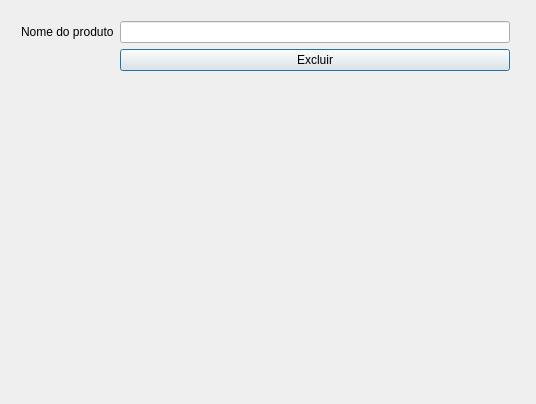
<?xml version="1.0" encoding="UTF-8"?>
<ui version="4.0">
 <class>excluir_form</class>
 <widget class="QDialog" name="excluir_form">
  <property name="geometry">
   <rect>
    <x>0</x>
    <y>0</y>
    <width>536</width>
    <height>404</height>
   </rect>
  </property>
  <property name="windowTitle">
   <string>excluir_form</string>
  </property>
  <widget class="QWidget" name="formLayoutWidget">
   <property name="geometry">
    <rect>
     <x>10</x>
     <y>10</y>
     <width>511</width>
     <height>371</height>
    </rect>
   </property>
   <layout class="QFormLayout" name="formLayout">
    <item row="0" column="0">
     <widget class="QLabel" name="label">
      <property name="text">
       <string>Nome do produto</string>
      </property>
     </widget>
    </item>
    <item row="0" column="1">
     <widget class="QLineEdit" name="consultaNomeProduto"/>
    </item>
    <item row="1" column="1">
     <widget class="QPushButton" name="botaoExcluir">
      <property name="text">
       <string>Excluir</string>
      </property>
     </widget>
    </item>
    <item row="2" column="1">
     <widget class="QLabel" name="retorno">
      <property name="text">
       <string/>
      </property>
     </widget>
    </item>
   </layout>
  </widget>
 </widget>
 <layoutdefault spacing="6" margin="11"/>
 <resources/>
 <connections/>
</ui>
